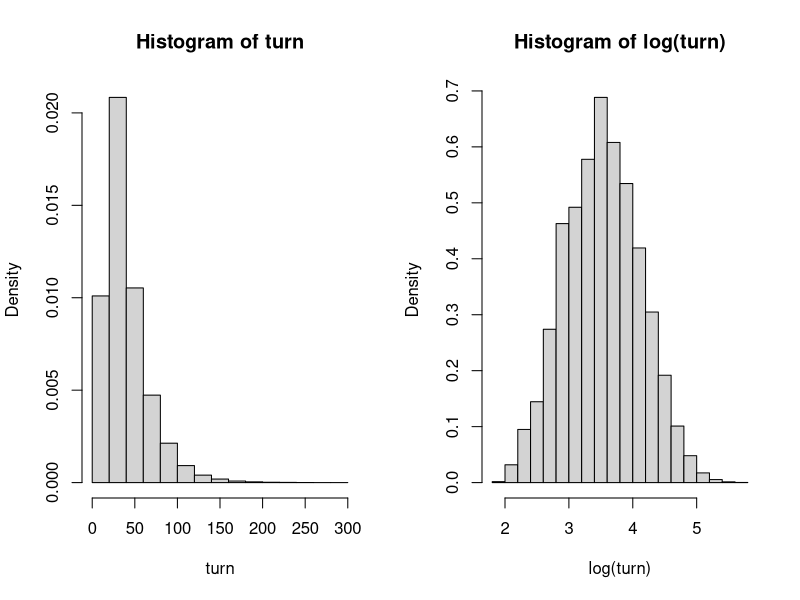

R code for this plot: (Note: a time limit stopped this script after it produced the figure.)
## ---- chunk 1
ChutesLadder <-function(position) 
  {if (position == 4) {position <- 14}
   if (position == 9) {position <- 31}
   if (position == 16){position <- 6}
   if (position == 21){position <- 42}
   if (position == 28){position <- 84}
   if (position == 36){position <- 44}
   if (position == 49){position <- 11}
   if (position == 48){position <- 26}
   if (position == 51){position <- 67}
   if (position == 56){position <- 53}
   if (position == 62){position <- 19}
   if (position == 64){position <- 60}
   if (position == 71){position <- 91}
   if (position == 80){position <-100}
   if (position == 87){position <- 24}
   if (position == 93){position <- 73}
   if (position == 95){position <- 75}
   if (position == 98){position  <- 78}
   position
}

## ---- chunk 2
play <- function(position)
 {dice <-sample(1:6,1)
  if (position+dice<=100)
  {position <-position+dice}
  position <- ChutesLadder(position)
  position}
## ---- chunk 3
numberofturn <- function()
{ 
  position <- 0
  nturn <-0
  while (position <100)
  {position <-play(position)  
  nturn<-nturn+1
  }
nturn
}
## ---- chunk 4
nexperiment <- 100000
turn <- replicate(nexperiment, {numberofturn()})

par(mfrow = c(1,2))
hist(turn, prob= TRUE)
hist(log(turn), prob = TRUE)

## ---- chunk 5
nexp <- 5000
nsample <-5000
meanvarianceofsample<-function(nexp)
    {sample <-replicate(nexp,{numberofturn()})
    c(mean(log(sample)),var(log(sample)))}
samplemeanvariance <-replicate(nsample,{meanvarianceofsample(nexp)})
par(mfrow =c(1,2))
hist(samplemeanvariance[1,], main ="Distribution of sample mean", xlab="Sample mean")
hist(samplemeanvariance[2,], main = "Distribution of sample variance",xlab="Sample variance")
## ---- chunk 6
Mean <- mean(samplemeanvariance[1,])
Mean
SD <-sqrt(median(samplemeanvariance[2,]))
SD

## ---- chunk 7
lognormal<- function(x){
  1/(x*SD*sqrt(2*pi))*exp(-(log(x)-Mean)^2/(2*SD^2)) }

x<-seq(from=0, to=200,by=2 )
hist(turn,prob=TRUE, ylim=c(0,0.025), nclass=30)
lines(x, lognormal(x),lty =20, col="red")
## ---- chunk 8
newsimulation <- replicate(nexp,{numberofturn()})
model <- rlnorm(nexp,Mean,SD)
par(mfrow=c(1,3))
qqplot(newsimulation,turn)
lines(x,x,lty = 20, col = "red")
qqplot(model,turn)
lines(x,x,lty = 20, col = "red")
qqplot(model,newsimulation)
lines(x,x,lty = 20, col = "red")
## ---- chunk 9
exp(Mean+SD^2/2)
## ---- chunk 10
exp(Mean)
## ---- chunk 11
c(exp(Mean-1.96*SD),exp(Mean+1.96*SD))
